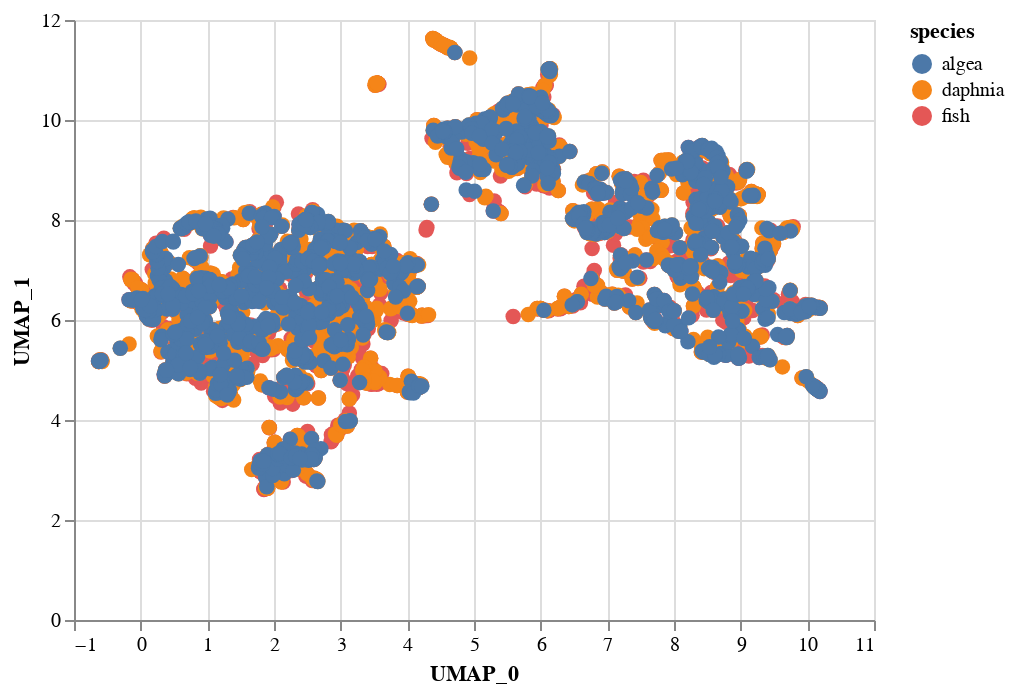

Here is the notebook cell this chart was saved with:
### Code cell
selection = alt.selection_multi(fields=['species'], bind='legend')
alt.Chart(dataset_).mark_circle(size=60).encode(
    x='UMAP_0',
    y='UMAP_1',
    color='species',
    opacity=alt.condition(selection, alt.value(1), alt.value(0.01))
).add_selection(selection)

### Figure 1 — Vega-Lite specification as saved in the notebook (floating-point values rounded to 4 significant figures; data arrays with more than 128 entries replaced by an {"elided": "..."} marker saying what was removed)
{"config": {"view": {"continuousWidth": 400, "continuousHeight": 300}}, "data": {"name": "data-c769b86d9e720531c1fe1449048877ba"}, "mark": {"type": "circle", "size": 60}, "encoding": {"color": {"type": "nominal", "field": "species"}, "opacity": {"condition": {"value": 1, "selection": "selector001"}, "value": 0.01}, "x": {"type": "quantitative", "field": "UMAP_0"}, "y": {"type": "quantitative", "field": "UMAP_1"}}, "selection": {"selector001": {"type": "multi", "fields": ["species"], "bind": "legend"}}, "$schema": "https://vega.github.io/schema/vega-lite/v4.8.1.json", "datasets": {"data-c769b86d9e720531c1fe1449048877ba": {"elided": "5759 records"}}}
